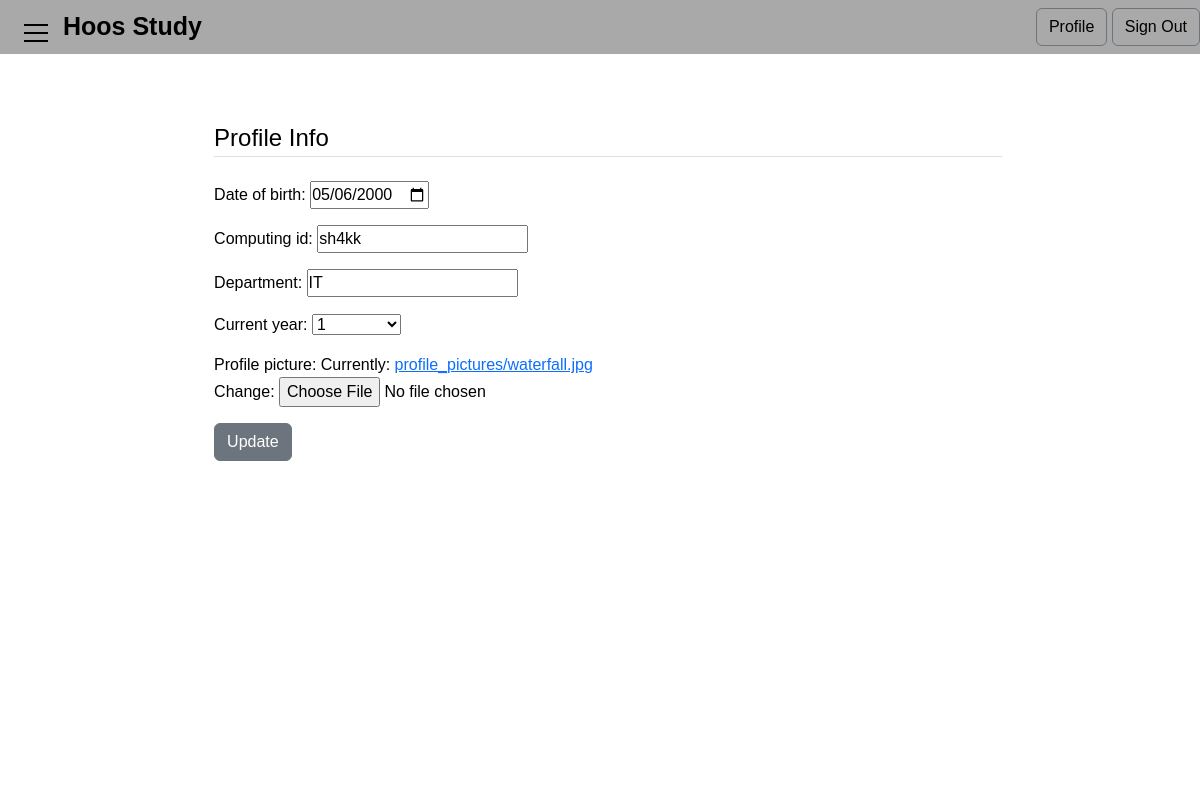
/profile/edit (signed in), run on the app's committed database.
### studybuddy/models.py (models this page shows, shortened)
class Profile(models.Model):
    user = models.OneToOneField(User, on_delete=models.CASCADE)
    email = models.EmailField(null=True, unique=True)
    computing_id = models.CharField(max_length=20, null=True, unique=True)
    gender = models.CharField(max_length=20, null=True)
    date_of_birth = models.DateField(null=True)
    profile_picture = models.ImageField(upload_to='profile_pictures', default='/profile_pictures/default_pic.jpg')
    phone_number = models.IntegerField(null=True)
    department = models.CharField(max_length=255, null=True)
    current_year = models.CharField(max_length=20, null=True)
    gender_visible = models.BooleanField(default=False)
    phone_visible = models.BooleanField(default=False)

### studybuddy/views.py (the view)
# urls.py: path('profile/edit', views.editProfilePage, name='editProfile'),
@login_required
def editProfilePage(request):
    if request.method == 'POST':
        pro_form = ProfileUpdateForm(request.POST, request.FILES,
                                     instance=request.user.profile)
        if pro_form.is_valid():
            pro_form.save()
            return redirect('profilePage')
    else:
        pro_form = ProfileUpdateForm(instance=request.user.profile)
    context = {
            'pro_form': pro_form
    }
    return render(request, 'studybuddy/editProfile.html', context)

### studybuddy/forms.py
class ProfileUpdateForm(forms.ModelForm):
    CURRENT_YEAR_CHOICES = ((1, '1'), (2, '2'),
            (3, '3'), (4, '4'),
            (4, 'Graduate'),)
    date_of_birth = forms.DateField(widget=forms.DateInput(attrs={'type': 'date', 'max': datetime.now().date()}))
    current_year = forms.ChoiceField(choices=CURRENT_YEAR_CHOICES)
    class Meta:
        model = Profile
        fields = ['date_of_birth', 'computing_id',
                  'department', 'current_year', 'profile_picture']

### studybuddy/templates/studybuddy/editProfile.html (shortened to what this page needs)
{% extends 'base.html'%}
{% block maincontent %}
  <main style="padding-top:5%">
    <form method="POST" enctype="multipart/form-data" style="padding-left:2%;">
      <fieldset class="form-group">
        <legend class="border-bottom mb-4" > Profile Info </legend>
        {{ pro_form.as_p }}
      </fieldset>
      <div class="form-group" >
        <button type="submit" class="btn btn-secondary">Update</button>
      </div>
    </form>
  </main>
{% endblock %}

### studybuddy/static/studybuddy/style.css (style rules this page uses)
* { box-sizing: border-box; margin: 0; padding: 0; font-family: 'Arial', sans-serif; }

### data on the page
Profile: date_of_birth "05/06/2000", computing_id "sh4kk", department "IT", current_year "1"
